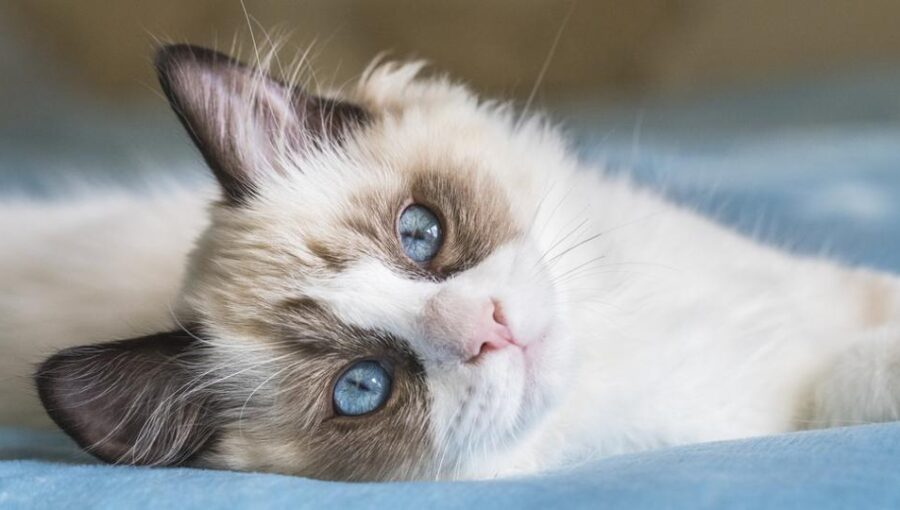
#> input picture demo/cat.jpg, 900 x 510 px, found by its file name
$ python geometry_extract.py
#> lines starting #> are read from the running program, lines starting #| are printed output that depends on the picture; after the words box and inside, x2 and y2 are one past the last pixel; in counts of white or black regions, pixels touching at a corner belong together; long printed decimals are rounded
import cv2
import numpy as np

class GeometricFeatureExtractor:
    """
    A class for extracting geometric features from binary images (e.g., masks or segmented objects).
    """

    def extract_features(self, image: np.ndarray) -> dict[str, float]:
        """
        Extracts various geometric features from a binary image.

        Args:
            image (np.ndarray): The input binary image as a NumPy array.

        Returns:
            dict[str, float]: A dictionary containing the calculated geometric features.
        """
        # Threshold to ensure binary image
        _, binary_image = cv2.threshold(image, 127, 255, cv2.THRESH_BINARY)

        # Find contours
        contours, _ = cv2.findContours(binary_image, cv2.RETR_EXTERNAL, cv2.CHAIN_APPROX_SIMPLE)

        # Assume the largest contour is the object of interest
        largest_contour = max(contours, key=cv2.contourArea)

        features = {
            "area": cv2.contourArea(largest_contour),
            "perimeter": cv2.arcLength(largest_contour, True),
            "centroid": np.mean(largest_contour, axis=0).flatten(),
            # Additional features
            "equivalent_diameter": np.sqrt(4 * cv2.contourArea(largest_contour) / np.pi),
            "extent": cv2.contourArea(largest_contour) / (image.shape[0] * image.shape[1]),
            "solidity": cv2.contourArea(largest_contour) / cv2.contourArea(cv2.convexHull(largest_contour)),
        }

        # Calculate aspect ratio (width / height)
        x, y, w, h = cv2.boundingRect(largest_contour)
        features["aspect_ratio"] = float(w) / h if h != 0 else 0  # Avoid division by zero

        return features


if __name__ == "__main__":
    extractor = GeometricFeatureExtractor()
    image_path = "demo/cat.jpg"
    image = cv2.imread(image_path, cv2.IMREAD_GRAYSCALE)
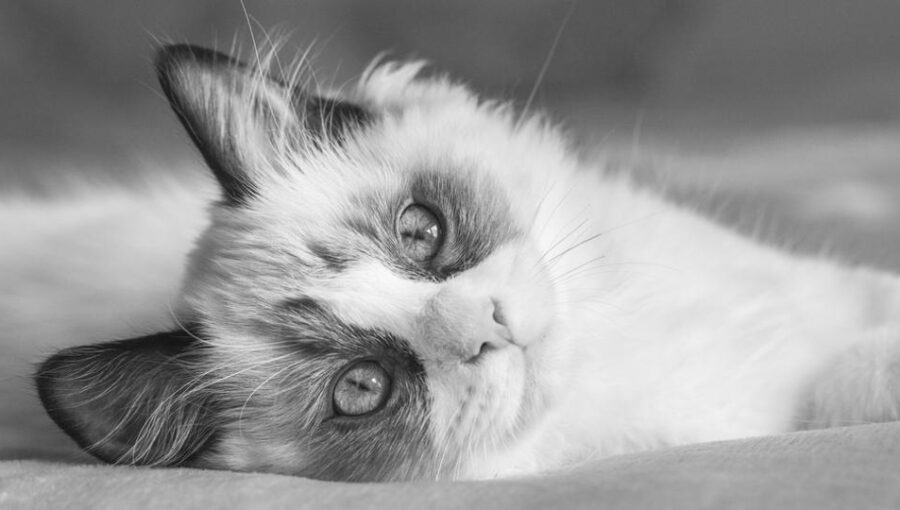
#> image: shape (510, 900); min 11, max 255, mean 153.2
    features = extractor.extract_features(image)
#> in extract_features, `_, binary_image = cv2.threshold(image, 127, 255, cv2.THRESH_BINARY)`:
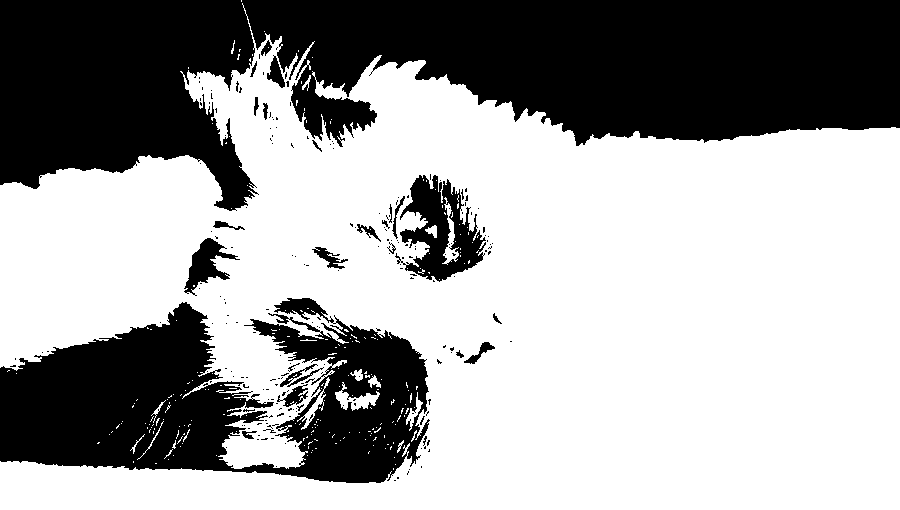
#> binary_image: shape (510, 900); 63.2% white; 217 black regions (192 under 20 px)
#> in extract_features, `contours, _ = cv2.findContours(binary_image, cv2.RETR_EXTERNAL, cv2.CH..`: contours = 192 contours, 184 with area under 20; largest, box (x1, y1, x2, y2) and area: (0, 3, 900, 510) 294457, (335, 382, 380, 411) 432, (297, 377, 330, 430) 208, (406, 392, 423, 431) 134, (350, 369, 363, 381) 65, (368, 375, 381, 388) 62, (151, 400, 166, 423) 28, (302, 75, 311, 91) 27
#> in extract_features, `largest_contour = max(contours, key=cv2.contourArea)`: largest_contour = contour of 2982 points, box (x1, y1, x2, y2) (0, 3, 900, 510), area 294457
#> in extract_features, `features = { "area": cv2.contourArea(largest_contour), "perimeter": cv..`: features = {'area': 294457, 'perimeter': 7650.7, 'centroid': [297.4, 261.3], 'equivalent_diameter': 612.3, 'extent': 0.642, 'solidity': 0.751}
#> in extract_features, `x, y, w, h = cv2.boundingRect(largest_contour)`: x = 0; y = 3; w = 900; h = 507
#> features = {'area': 294457, 'perimeter': 7650.7, 'centroid': [297.4, 261.3], 'equivalent_diameter': 612.3, 'extent': 0.642, 'solidity': 0.751, 'aspect_ratio': 1.78}
    for key, value in features.items():
        print(f"{key}: {value}")
#> this loop made 7 passes
#> (key, value) on passes 1 to 7: ('area', 294457), ('perimeter', 7650.7), ('centroid', [297.4, 261.3]), ('equivalent_diameter', 612.3), ('extent', 0.642), ('solidity', 0.751), ('aspect_ratio', 1.78)
#| area: 294457.0
#| perimeter: 7650.711
#| centroid: [297.438 261.336 ]
#| equivalent_diameter: 612.302
#| extent: 0.6415
#| solidity: 0.7514
#| aspect_ratio: 1.775
